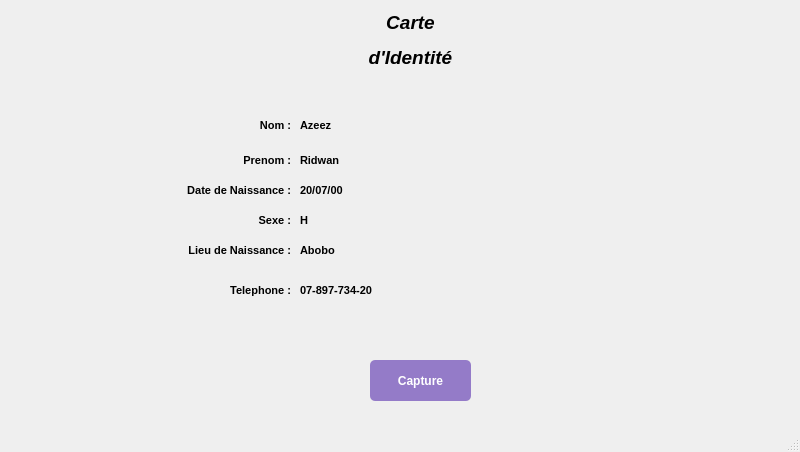
<?xml version="1.0" encoding="UTF-8"?>
<ui version="4.0">
 <class>IdCard</class>
 <widget class="QMainWindow" name="IdCard">
  <property name="geometry">
   <rect>
    <x>0</x>
    <y>0</y>
    <width>800</width>
    <height>452</height>
   </rect>
  </property>
  <property name="windowTitle">
   <string>Carte Idenité</string>
  </property>
  <property name="windowIcon">
   <iconset>
    <normaloff>../assets/pngwing.com.png</normaloff>../assets/pngwing.com.png</iconset>
  </property>
  <property name="styleSheet">
   <string notr="true"/>
  </property>
  <widget class="QWidget" name="centralwidget">
   <widget class="QLabel" name="label">
    <property name="geometry">
     <rect>
      <x>20</x>
      <y>80</y>
      <width>761</width>
      <height>251</height>
     </rect>
    </property>
    <property name="styleSheet">
     <string notr="true">border-bottom: 2px solid black;</string>
    </property>
    <property name="text">
     <string/>
    </property>
    <property name="pixmap">
     <pixmap>../assets/angel.png</pixmap>
    </property>
    <property name="scaledContents">
     <bool>true</bool>
    </property>
   </widget>
   <widget class="QLabel" name="label_3">
    <property name="geometry">
     <rect>
      <x>240</x>
      <y>110</y>
      <width>51</width>
      <height>31</height>
     </rect>
    </property>
    <property name="font">
     <font>
      <pointsize>8</pointsize>
      <weight>75</weight>
      <bold>true</bold>
     </font>
    </property>
    <property name="text">
     <string>&lt;html&gt;&lt;head/&gt;&lt;body&gt;&lt;p align=&quot;right&quot;&gt;Nom  :&lt;/p&gt;&lt;/body&gt;&lt;/html&gt;</string>
    </property>
    <property name="scaledContents">
     <bool>false</bool>
    </property>
    <property name="alignment">
     <set>Qt::AlignRight|Qt::AlignTrailing|Qt::AlignVCenter</set>
    </property>
   </widget>
   <widget class="QLabel" name="label_4">
    <property name="geometry">
     <rect>
      <x>200</x>
      <y>140</y>
      <width>91</width>
      <height>41</height>
     </rect>
    </property>
    <property name="font">
     <font>
      <pointsize>8</pointsize>
      <weight>75</weight>
      <bold>true</bold>
     </font>
    </property>
    <property name="text">
     <string>&lt;html&gt;&lt;head/&gt;&lt;body&gt;&lt;p align=&quot;right&quot;&gt;Prenom :&lt;/p&gt;&lt;/body&gt;&lt;/html&gt;</string>
    </property>
    <property name="scaledContents">
     <bool>false</bool>
    </property>
    <property name="alignment">
     <set>Qt::AlignRight|Qt::AlignTrailing|Qt::AlignVCenter</set>
    </property>
   </widget>
   <widget class="QLabel" name="label_5">
    <property name="geometry">
     <rect>
      <x>110</x>
      <y>170</y>
      <width>181</width>
      <height>41</height>
     </rect>
    </property>
    <property name="font">
     <font>
      <pointsize>8</pointsize>
      <weight>75</weight>
      <bold>true</bold>
     </font>
    </property>
    <property name="text">
     <string>&lt;html&gt;&lt;head/&gt;&lt;body&gt;&lt;p align=&quot;right&quot;&gt;Date de Naissance :&lt;/p&gt;&lt;/body&gt;&lt;/html&gt;</string>
    </property>
    <property name="scaledContents">
     <bool>false</bool>
    </property>
    <property name="alignment">
     <set>Qt::AlignRight|Qt::AlignTrailing|Qt::AlignVCenter</set>
    </property>
   </widget>
   <widget class="QLabel" name="label_6">
    <property name="geometry">
     <rect>
      <x>220</x>
      <y>200</y>
      <width>71</width>
      <height>41</height>
     </rect>
    </property>
    <property name="font">
     <font>
      <pointsize>8</pointsize>
      <weight>75</weight>
      <bold>true</bold>
     </font>
    </property>
    <property name="text">
     <string>&lt;html&gt;&lt;head/&gt;&lt;body&gt;&lt;p align=&quot;right&quot;&gt;Sexe :&lt;/p&gt;&lt;/body&gt;&lt;/html&gt;</string>
    </property>
    <property name="scaledContents">
     <bool>false</bool>
    </property>
    <property name="alignment">
     <set>Qt::AlignRight|Qt::AlignTrailing|Qt::AlignVCenter</set>
    </property>
   </widget>
   <widget class="QLabel" name="label_7">
    <property name="geometry">
     <rect>
      <x>120</x>
      <y>230</y>
      <width>171</width>
      <height>41</height>
     </rect>
    </property>
    <property name="font">
     <font>
      <pointsize>8</pointsize>
      <weight>75</weight>
      <bold>true</bold>
     </font>
    </property>
    <property name="text">
     <string>&lt;html&gt;&lt;head/&gt;&lt;body&gt;&lt;p align=&quot;right&quot;&gt;Lieu de Naissance :&lt;/p&gt;&lt;/body&gt;&lt;/html&gt;</string>
    </property>
    <property name="scaledContents">
     <bool>false</bool>
    </property>
    <property name="alignment">
     <set>Qt::AlignRight|Qt::AlignTrailing|Qt::AlignVCenter</set>
    </property>
   </widget>
   <widget class="QLabel" name="label_8">
    <property name="geometry">
     <rect>
      <x>120</x>
      <y>270</y>
      <width>171</width>
      <height>41</height>
     </rect>
    </property>
    <property name="font">
     <font>
      <pointsize>8</pointsize>
      <weight>75</weight>
      <bold>true</bold>
     </font>
    </property>
    <property name="text">
     <string>&lt;html&gt;&lt;head/&gt;&lt;body&gt;&lt;p align=&quot;right&quot;&gt;Telephone :&lt;/p&gt;&lt;/body&gt;&lt;/html&gt;</string>
    </property>
    <property name="scaledContents">
     <bool>false</bool>
    </property>
    <property name="alignment">
     <set>Qt::AlignRight|Qt::AlignTrailing|Qt::AlignVCenter</set>
    </property>
   </widget>
   <widget class="QLabel" name="iPrenom">
    <property name="geometry">
     <rect>
      <x>300</x>
      <y>150</y>
      <width>141</width>
      <height>21</height>
     </rect>
    </property>
    <property name="font">
     <font>
      <pointsize>8</pointsize>
      <weight>75</weight>
      <bold>true</bold>
     </font>
    </property>
    <property name="text">
     <string>Ridwan</string>
    </property>
    <property name="scaledContents">
     <bool>false</bool>
    </property>
    <property name="alignment">
     <set>Qt::AlignLeading|Qt::AlignLeft|Qt::AlignVCenter</set>
    </property>
   </widget>
   <widget class="QLabel" name="iNom">
    <property name="geometry">
     <rect>
      <x>300</x>
      <y>110</y>
      <width>121</width>
      <height>31</height>
     </rect>
    </property>
    <property name="font">
     <font>
      <pointsize>8</pointsize>
      <weight>75</weight>
      <bold>true</bold>
     </font>
    </property>
    <property name="styleSheet">
     <string notr="true">border-bottom: 2px dashed black;
</string>
    </property>
    <property name="text">
     <string>&lt;html&gt;&lt;head/&gt;&lt;body&gt;&lt;p&gt;Azeez&lt;/p&gt;&lt;/body&gt;&lt;/html&gt;</string>
    </property>
    <property name="scaledContents">
     <bool>false</bool>
    </property>
    <property name="alignment">
     <set>Qt::AlignLeading|Qt::AlignLeft|Qt::AlignVCenter</set>
    </property>
   </widget>
   <widget class="QLabel" name="iSexe">
    <property name="geometry">
     <rect>
      <x>300</x>
      <y>210</y>
      <width>21</width>
      <height>21</height>
     </rect>
    </property>
    <property name="font">
     <font>
      <pointsize>8</pointsize>
      <weight>75</weight>
      <bold>true</bold>
     </font>
    </property>
    <property name="text">
     <string>H</string>
    </property>
    <property name="scaledContents">
     <bool>false</bool>
    </property>
    <property name="alignment">
     <set>Qt::AlignLeading|Qt::AlignLeft|Qt::AlignVCenter</set>
    </property>
   </widget>
   <widget class="QLabel" name="iBirthPlace">
    <property name="geometry">
     <rect>
      <x>300</x>
      <y>240</y>
      <width>121</width>
      <height>21</height>
     </rect>
    </property>
    <property name="font">
     <font>
      <pointsize>8</pointsize>
      <weight>75</weight>
      <bold>true</bold>
     </font>
    </property>
    <property name="text">
     <string>Abobo</string>
    </property>
    <property name="scaledContents">
     <bool>false</bool>
    </property>
    <property name="alignment">
     <set>Qt::AlignLeading|Qt::AlignLeft|Qt::AlignVCenter</set>
    </property>
   </widget>
   <widget class="QLabel" name="iPhone">
    <property name="geometry">
     <rect>
      <x>300</x>
      <y>280</y>
      <width>171</width>
      <height>21</height>
     </rect>
    </property>
    <property name="font">
     <font>
      <pointsize>8</pointsize>
      <weight>75</weight>
      <bold>true</bold>
     </font>
    </property>
    <property name="text">
     <string>07-897-734-20</string>
    </property>
    <property name="scaledContents">
     <bool>false</bool>
    </property>
    <property name="alignment">
     <set>Qt::AlignLeading|Qt::AlignLeft|Qt::AlignVCenter</set>
    </property>
   </widget>
   <widget class="QLabel" name="iBirthDay">
    <property name="geometry">
     <rect>
      <x>300</x>
      <y>170</y>
      <width>81</width>
      <height>41</height>
     </rect>
    </property>
    <property name="font">
     <font>
      <pointsize>8</pointsize>
      <weight>75</weight>
      <bold>true</bold>
     </font>
    </property>
    <property name="text">
     <string>20/07/00</string>
    </property>
    <property name="scaledContents">
     <bool>false</bool>
    </property>
    <property name="alignment">
     <set>Qt::AlignLeading|Qt::AlignLeft|Qt::AlignVCenter</set>
    </property>
   </widget>
   <widget class="QLabel" name="label_9">
    <property name="geometry">
     <rect>
      <x>290</x>
      <y>10</y>
      <width>241</width>
      <height>61</height>
     </rect>
    </property>
    <property name="styleSheet">
     <string notr="true"/>
    </property>
    <property name="text">
     <string>&lt;html&gt;&lt;head/&gt;&lt;body&gt;&lt;p align=&quot;center&quot;&gt;&lt;span style=&quot; font-size:14pt; font-weight:600; font-style:italic;&quot;&gt;Carte&lt;/span&gt;&lt;/p&gt;&lt;p align=&quot;center&quot;&gt;&lt;span style=&quot; font-size:14pt; font-weight:600; font-style:italic;&quot;&gt;d'Identité&lt;/span&gt;&lt;/p&gt;&lt;/body&gt;&lt;/html&gt;</string>
    </property>
    <property name="alignment">
     <set>Qt::AlignCenter</set>
    </property>
    <property name="wordWrap">
     <bool>true</bool>
    </property>
    <property name="indent">
     <number>0</number>
    </property>
   </widget>
   <widget class="QLabel" name="label_10">
    <property name="geometry">
     <rect>
      <x>560</x>
      <y>10</y>
      <width>101</width>
      <height>51</height>
     </rect>
    </property>
    <property name="text">
     <string/>
    </property>
    <property name="pixmap">
     <pixmap>../assets/nigeria.png</pixmap>
    </property>
    <property name="scaledContents">
     <bool>true</bool>
    </property>
   </widget>
   <widget class="QLabel" name="iPhoto">
    <property name="geometry">
     <rect>
      <x>530</x>
      <y>120</y>
      <width>161</width>
      <height>181</height>
     </rect>
    </property>
    <property name="text">
     <string/>
    </property>
    <property name="pixmap">
     <pixmap>../assets/pngwing.com (1).png</pixmap>
    </property>
    <property name="scaledContents">
     <bool>true</bool>
    </property>
   </widget>
   <widget class="QPushButton" name="capture">
    <property name="geometry">
     <rect>
      <x>370</x>
      <y>360</y>
      <width>101</width>
      <height>41</height>
     </rect>
    </property>
    <property name="font">
     <font>
      <weight>75</weight>
      <bold>true</bold>
     </font>
    </property>
    <property name="styleSheet">
     <string notr="true">background:rgb(148, 123, 200);
color:#fff;
border:none;
border-radius:5px</string>
    </property>
    <property name="text">
     <string>Capture</string>
    </property>
   </widget>
   <widget class="QLabel" name="label_11">
    <property name="geometry">
     <rect>
      <x>180</x>
      <y>10</y>
      <width>101</width>
      <height>61</height>
     </rect>
    </property>
    <property name="text">
     <string/>
    </property>
    <property name="pixmap">
     <pixmap>../assets/amoirie.png</pixmap>
    </property>
    <property name="scaledContents">
     <bool>true</bool>
    </property>
   </widget>
  </widget>
  <widget class="QMenuBar" name="menubar">
   <property name="geometry">
    <rect>
     <x>0</x>
     <y>0</y>
     <width>800</width>
     <height>20</height>
    </rect>
   </property>
  </widget>
  <widget class="QStatusBar" name="statusbar"/>
 </widget>
 <resources>
  <include location="../ressource.qrc"/>
 </resources>
 <connections/>
</ui>
